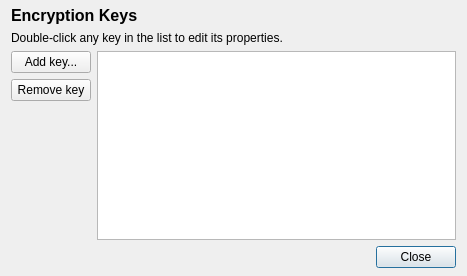
<?xml version="1.0" encoding="UTF-8"?>
<ui version="4.0">
 <class>EncryptionKeys</class>
 <widget class="QDialog" name="EncryptionKeys">
  <property name="geometry">
   <rect>
    <x>0</x>
    <y>0</y>
    <width>467</width>
    <height>276</height>
   </rect>
  </property>
  <property name="windowTitle">
   <string>Encryption Keys</string>
  </property>
  <property name="windowIcon">
   <iconset resource="../fwbackups.qrc">
    <normaloff>:/program-icons/program-icons/lock.png</normaloff>:/program-icons/program-icons/lock.png</iconset>
  </property>
  <layout class="QVBoxLayout" name="verticalLayout">
   <property name="topMargin">
    <number>6</number>
   </property>
   <property name="bottomMargin">
    <number>8</number>
   </property>
   <item>
    <widget class="QLabel" name="headerLabel">
     <property name="sizePolicy">
      <sizepolicy hsizetype="Preferred" vsizetype="Fixed">
       <horstretch>0</horstretch>
       <verstretch>0</verstretch>
      </sizepolicy>
     </property>
     <property name="font">
      <font>
       <pointsize>12</pointsize>
       <weight>75</weight>
       <bold>true</bold>
       <underline>false</underline>
      </font>
     </property>
     <property name="text">
      <string>Encryption Keys</string>
     </property>
    </widget>
   </item>
   <item>
    <widget class="QLabel" name="label">
     <property name="text">
      <string>Double-click any key in the list to edit its properties.</string>
     </property>
    </widget>
   </item>
   <item>
    <layout class="QGridLayout" name="gridLayout">
     <item row="0" column="0">
      <layout class="QVBoxLayout" name="verticalLayout_2">
       <item>
        <widget class="QPushButton" name="pushButton">
         <property name="text">
          <string>Add key...</string>
         </property>
        </widget>
       </item>
       <item>
        <widget class="QPushButton" name="pushButton_2">
         <property name="text">
          <string>Remove key</string>
         </property>
        </widget>
       </item>
       <item>
        <spacer name="verticalSpacer_2">
         <property name="orientation">
          <enum>Qt::Vertical</enum>
         </property>
         <property name="sizeHint" stdset="0">
          <size>
           <width>20</width>
           <height>5</height>
          </size>
         </property>
        </spacer>
       </item>
      </layout>
     </item>
     <item row="0" column="1">
      <widget class="QListWidget" name="listWidget"/>
     </item>
    </layout>
   </item>
   <item>
    <layout class="QHBoxLayout" name="horizontalLayout">
     <property name="sizeConstraint">
      <enum>QLayout::SetDefaultConstraint</enum>
     </property>
     <item>
      <spacer name="horizontalSpacer">
       <property name="orientation">
        <enum>Qt::Horizontal</enum>
       </property>
       <property name="sizeHint" stdset="0">
        <size>
         <width>40</width>
         <height>5</height>
        </size>
       </property>
      </spacer>
     </item>
     <item>
      <widget class="QPushButton" name="closeButton">
       <property name="text">
        <string>Close</string>
       </property>
       <property name="default">
        <bool>true</bool>
       </property>
      </widget>
     </item>
    </layout>
   </item>
  </layout>
 </widget>
 <resources>
  <include location="../fwbackups.qrc"/>
 </resources>
 <connections/>
</ui>
